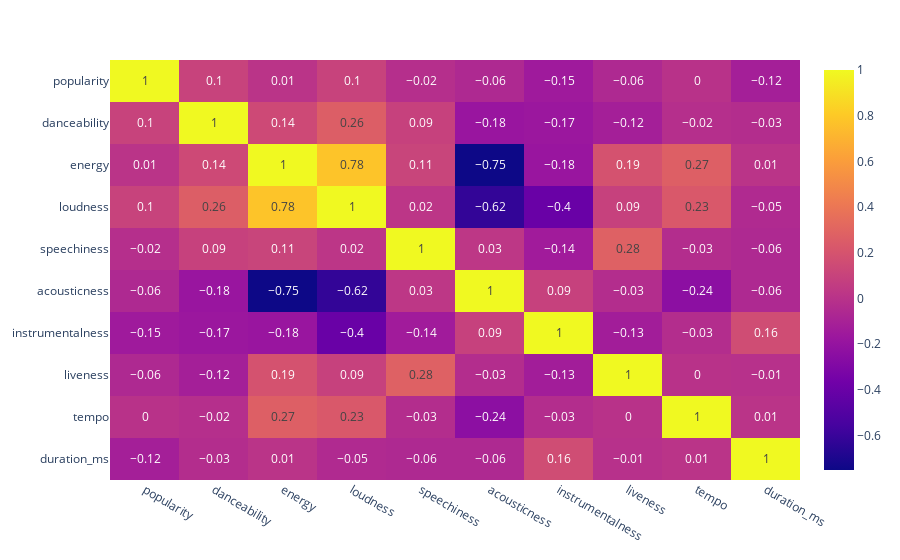

Source (notebook cell):
### Code cell
px.imshow(distribution_df.drop('year', axis=1).corr().round(2), text_auto=True, aspect='auto')

### Figure 1 — Plotly figure (JSON) as saved in the notebook; plotly's stock layout.template omitted (floating-point values rounded to 4 significant figures)
{"data": [{"coloraxis": "coloraxis", "hovertemplate": "x: %{x}<br>y: %{y}<br>color: %{z}<extra></extra>", "name": "0", "texttemplate": "%{z}", "type": "heatmap", "x": ["popularity", "danceability", "energy", "loudness", "speechiness", "acousticness", "instrumentalness", "liveness", "tempo", "duration_ms"], "xaxis": "x", "y": ["popularity", "danceability", "energy", "loudness", "speechiness", "acousticness", "instrumentalness", "liveness", "tempo", "duration_ms"], "yaxis": "y", "z": [[1, 0.1, 0.01, 0.1, -0.02, -0.06, -0.15, -0.06, 0, -0.12], [0.1, 1, 0.14, 0.26, 0.09, -0.18, -0.17, -0.12, -0.02, -0.03], [0.01, 0.14, 1, 0.78, 0.11, -0.75, -0.18, 0.19, 0.27, 0.01], [0.1, 0.26, 0.78, 1, 0.02, -0.62, -0.4, 0.09, 0.23, -0.05], [-0.02, 0.09, 0.11, 0.02, 1, 0.03, -0.14, 0.28, -0.03, -0.06], [-0.06, -0.18, -0.75, -0.62, 0.03, 1, 0.09, -0.03, -0.24, -0.06], [-0.15, -0.17, -0.18, -0.4, -0.14, 0.09, 1, -0.13, -0.03, 0.16], [-0.06, -0.12, 0.19, 0.09, 0.28, -0.03, -0.13, 1, 0, -0.01], [0, -0.02, 0.27, 0.23, -0.03, -0.24, -0.03, 0, 1, 0.01], [-0.12, -0.03, 0.01, -0.05, -0.06, -0.06, 0.16, -0.01, 0.01, 1]]}], "layout": {"coloraxis": {"colorscale": [[0, "#0d0887"], [0.1111, "#46039f"], [0.2222, "#7201a8"], [0.3333, "#9c179e"], [0.4444, "#bd3786"], [0.5556, "#d8576b"], [0.6667, "#ed7953"], [0.7778, "#fb9f3a"], [0.8889, "#fdca26"], [1, "#f0f921"]]}, "margin": {"t": 60}, "xaxis": {"anchor": "y", "domain": [0, 1]}, "yaxis": {"anchor": "x", "autorange": "reversed", "domain": [0, 1]}}}
